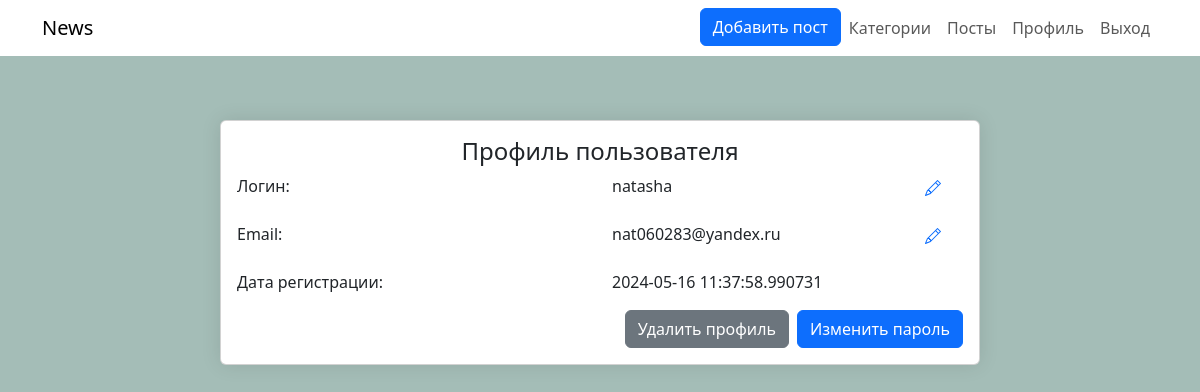
The app's page /admin/profile (signed in) with its own data.
### models.py (models this page shows, shortened)
class User(UserMixin, db.Model):
    id = db.Column(db.Integer, primary_key=True)
    username = db.Column(db.String(50), unique=True)
    email = db.Column(db.String(50), unique=True)
    psw = db.Column(db.String(500), nullable=False)
    date = db.Column(db.DateTime, default=datetime.now())
    posts = db.relationship('Post', backref='user', cascade='all, delete')

### adminpanel/admin.py (the view)
@admin.route("/")
@admin.route("/profile")
@login_required
def profile():
    forms = {'post': {'add': AddPostForm(),
                      'edit': {'username': EditUsernameForm(),
                               'email': EditEmailForm(),
                               'password': EditPasswordForm()}}}
    add_category_choices(forms['post']['add'])
    l_form = {}
    return render_template("adminPanel/profile.html", menu=menu, forms=forms,
                           l_form=l_form, title='Авторизация')

### adminpanel/admin.py (called while the page is built)
def add_category_choices(form):
    form.category.choices = [("", "Выберите категорию")]
    form.category.choices += ([(option.id, option.name) for option in Category.query.all()])

### main.py (called while the page is built)
@login.user_loader
def load_user(user_id):
    return db.session.get(User, user_id)

### adminpanel/templates/adminpanel/profile.html (shortened to what this page needs)
{% extends 'adminpanel/base.html' %}
{% block content %}
    <div class="news-container">
        <div class="card m-auto">
            <div class="card-body">
                <h4 class="card-title  text-center">Профиль пользователя</h4>
                <div class="row mt-2">
                    <div class="col-6">
                        <p>Логин:</p>
                    </div>
                    <div class="col-5" style="cursor: pointer;" onclick='link_login.click()'>
                        <p>{{current_user.username}}</p>
                    </div>
                    <div class="col-1">
                        <a class="edit" href="" data-bs-toggle="modal" id="link_login" data-bs-target="#LoginModal">
                        </a>
                    </div>
                </div>
                <div class="row mt-2">
                    <div class="col-6">
                        <p>Email:</p>
                    </div>
                    <div class="col-5" style="cursor: pointer;" onclick='link_email.click()'>
                        <p>{{current_user.email}}</p>
                    </div>
                     <div class="col-1">
                        <a class="edit" href="" data-bs-toggle="modal" id="link_email" data-bs-target="#EmailModal">
                        </a>
                    </div>
                </div>
                <div class="row mt-2">
                    <div class="col-md-6">
                        <p>Дата регистрации:</p>
                    </div>
                    <div class="col-md-6">
                        <p>{{current_user.date}}</p>
                    </div>
                </div>
                <div class="d-grid gap-2 d-md-flex justify-content-md-end">
                <button type="button" class="btn btn-secondary" data-bs-toggle="modal" data-bs-target="#DeleteModal">Удалить профиль</button>
                <button type="button" class="btn btn-primary profile-button" data-bs-toggle="modal" data-bs-target="#PasswordModal">Изменить пароль</button>
                </div>
            </div>
        </div>
    </div>
{% endblock %}

### adminpanel/static/css/style.css (style rules this page uses)
body { background-color: #a4bdb7 !important; color: #000; }
.news-container { max-width: 800px; margin: 0 auto; margin-top:100px; padding: 20px; }
.card { box-shadow: 0 0 20px rgba(0,0,0,0.1); }

### records on screen
User: username "natasha", email "nat060283@yandex.ru", date "2024-05-16 11:37:58.990731"

### other values on screen
{{ elem.name }} "Добавить пост"
{{ elem.name }} "Категории" "Посты" "Профиль"
